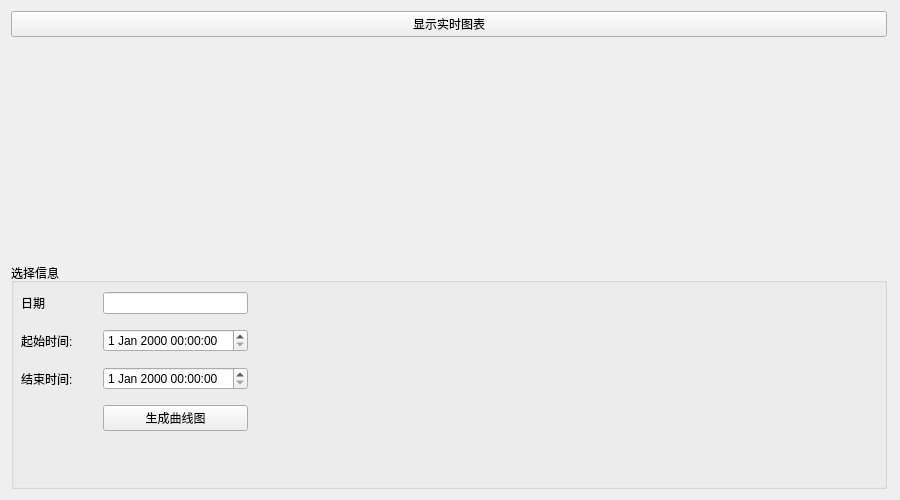
<?xml version="1.0" encoding="UTF-8"?>
<ui version="4.0">
 <class>ChartForm</class>
 <widget class="QWidget" name="ChartForm">
  <property name="geometry">
   <rect>
    <x>0</x>
    <y>0</y>
    <width>900</width>
    <height>500</height>
   </rect>
  </property>
  <property name="sizePolicy">
   <sizepolicy hsizetype="Expanding" vsizetype="Expanding">
    <horstretch>0</horstretch>
    <verstretch>0</verstretch>
   </sizepolicy>
  </property>
  <property name="windowTitle">
   <string>曲线图</string>
  </property>
  <layout class="QHBoxLayout" name="horizontalLayout">
   <item>
    <layout class="QGridLayout" name="gridLayout_chart">
     <property name="sizeConstraint">
      <enum>QLayout::SetMaximumSize</enum>
     </property>
     <property name="verticalSpacing">
      <number>0</number>
     </property>
     <item row="0" column="0">
      <layout class="QHBoxLayout" name="horizontalLayout_2" stretch="0">
       <property name="sizeConstraint">
        <enum>QLayout::SetMaximumSize</enum>
       </property>
       <item>
        <layout class="QHBoxLayout" name="horizontalLayoutChart"/>
       </item>
      </layout>
     </item>
     <item row="0" column="1">
      <layout class="QVBoxLayout" name="verticalLayout_operate">
       <property name="rightMargin">
        <number>2</number>
       </property>
       <item>
        <widget class="QPushButton" name="pushButton_rtDisplay">
         <property name="minimumSize">
          <size>
           <width>20</width>
           <height>0</height>
          </size>
         </property>
         <property name="text">
          <string>显示实时图表</string>
         </property>
        </widget>
       </item>
       <item>
        <spacer name="verticalSpacer">
         <property name="orientation">
          <enum>Qt::Vertical</enum>
         </property>
         <property name="sizeHint" stdset="0">
          <size>
           <width>20</width>
           <height>40</height>
          </size>
         </property>
        </spacer>
       </item>
       <item>
        <widget class="QGroupBox" name="groupBox">
         <property name="sizePolicy">
          <sizepolicy hsizetype="Expanding" vsizetype="Expanding">
           <horstretch>0</horstretch>
           <verstretch>0</verstretch>
          </sizepolicy>
         </property>
         <property name="minimumSize">
          <size>
           <width>50</width>
           <height>0</height>
          </size>
         </property>
         <property name="title">
          <string>选择信息</string>
         </property>
         <widget class="QWidget" name="gridLayoutWidget">
          <property name="geometry">
           <rect>
            <x>10</x>
            <y>20</y>
            <width>267</width>
            <height>161</height>
           </rect>
          </property>
          <layout class="QGridLayout" name="gridLayout_selectInfo" rowstretch="2,0,0,0,0,0" columnstretch="3,0,0">
           <item row="3" column="1">
            <widget class="QDateTimeEdit" name="dateTimeEdit_start"/>
           </item>
           <item row="4" column="1">
            <widget class="QDateTimeEdit" name="dateTimeEdit_end"/>
           </item>
           <item row="3" column="0">
            <widget class="QLabel" name="label">
             <property name="text">
              <string>起始时间:</string>
             </property>
            </widget>
           </item>
           <item row="0" column="2">
            <spacer name="horizontalSpacer">
             <property name="orientation">
              <enum>Qt::Horizontal</enum>
             </property>
             <property name="sizeHint" stdset="0">
              <size>
               <width>40</width>
               <height>20</height>
              </size>
             </property>
            </spacer>
           </item>
           <item row="4" column="0">
            <widget class="QLabel" name="label_3">
             <property name="text">
              <string>结束时间:</string>
             </property>
            </widget>
           </item>
           <item row="0" column="0">
            <widget class="QLabel" name="label_2">
             <property name="text">
              <string>日期</string>
             </property>
            </widget>
           </item>
           <item row="3" column="2">
            <spacer name="horizontalSpacer_2">
             <property name="orientation">
              <enum>Qt::Horizontal</enum>
             </property>
             <property name="sizeHint" stdset="0">
              <size>
               <width>40</width>
               <height>20</height>
              </size>
             </property>
            </spacer>
           </item>
           <item row="0" column="1">
            <widget class="QLineEdit" name="lineEdit_2"/>
           </item>
           <item row="5" column="1">
            <widget class="QPushButton" name="pushButton_display">
             <property name="text">
              <string>生成曲线图</string>
             </property>
            </widget>
           </item>
          </layout>
         </widget>
        </widget>
       </item>
      </layout>
     </item>
    </layout>
   </item>
  </layout>
 </widget>
 <resources/>
 <connections/>
</ui>
